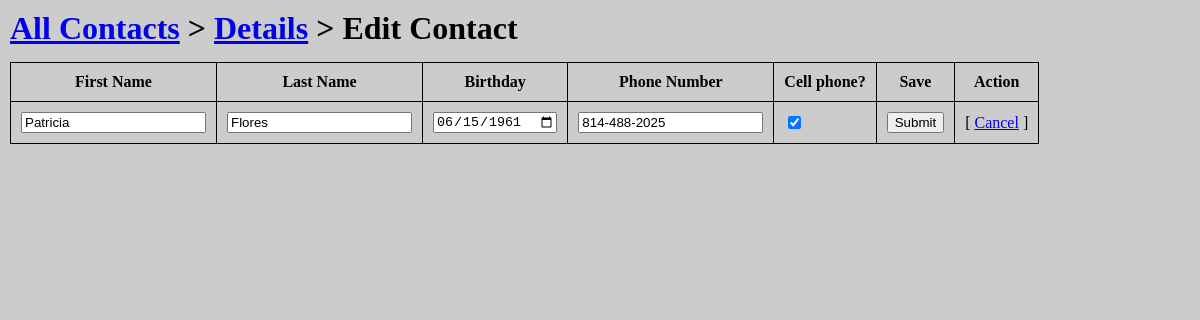
/contactsApp/3/edit/, run on the app's committed database.
### contactsApp/models.py (models this page shows, shortened)
class Contact(models.Model):
    first_name = models.CharField(max_length=200)
    last_name = models.CharField(max_length=200)
    birthday = models.DateField()
    phone_number = models.CharField(max_length=200)
    is_cell = models.BooleanField()

### contactsApp/views.py (the view)
# urls.py: path('<int:contact_id>/edit/', views.edit, name='edit'),
def edit(request, contact_id):
    contact = Contact.objects.get(id=contact_id)
    context = {'contact': contact}
    return render(request, 'contactsApp/edit.html', context)

### contactsApp/templates/contactsApp/edit.html (shortened to what this page needs)
<!DOCTYPE html>
<html lang="en" dir="ltr">
  <head>
  </head>
  <body>
    <div id="container">
      <h1><a href="{% url 'contactsApp:index' %}">All Contacts</a> &gt; <a href="/contactsApp/{{contact.id}}/">Details</a> &gt; Edit Contact</h1>
      <div>
        <form action="{% url 'contactsApp:save_contact' %}" method="post">
          <table>
            <tr>
              <th>First Name</th>
              <th>Last Name</th>
              <th>Birthday</th>
              <th>Phone Number</th>
              <th>Cell phone?</th>
              <th>Save</th>
              <th>Action</th>
            </tr>
            <tr>
              <td><input type="text" name="first_name" value="{{contact.first_name}}" placeholder="enter first name"/></td>
              <td><input type="text" name="last_name" value="{{contact.last_name}}" placeholder="enter last name"/></td>
              <td><input type="date" name="birthday" value="{{contact.birthday|date:"Y-m-d"}}" placeholder="enter birthday"/></td>
              <td><input type="text" name="phone_number" value="{{contact.phone_number}}" placeholder="enter phone number"/></td>
              {% if contact.is_cell %}
                <td><input type="checkbox" name="is_cell" checked/></td>
              {% else %}
                <td><input type="checkbox" name="is_cell"/></td>
              {% endif %}
              <td><input type="submit" value="Submit"></td>
              <td>[ <a href="/contactsApp/{{contact.id}}/">Cancel</a> ]</td>
            </tr>
          </table>
        </form>
      </div>
    </div>
  </body>
</html>

### contactsApp/templates/contactsApp/edit.html (style rules this page uses)
html, body { box-sizing: border-box; height: 100%; margin: 0; min-height: 100%; padding: 0; width: 100%; }
#container { background-color: #CCC; padding: 10px; height: 100%; display: flex; align-items: flex-start; flex-direction: column; justify-content: flex-start; }
#container > h1 { margin: 0; }
table { border-collapse: collapse; }
th, td { border: 1px solid black; padding: 10px; }
h1 { padding-bottom: 15px; }

### data on the page
Contact: first_name "Patricia", last_name "Flores", birthday "06/15/1961", phone_number "814-488-2025"
